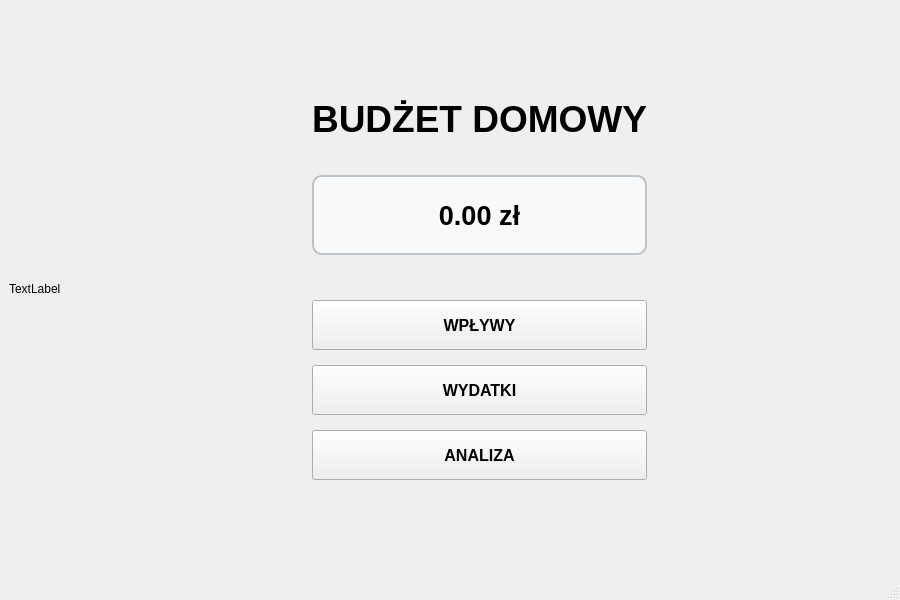
<?xml version="1.0" encoding="UTF-8"?>
<ui version="4.0">
 <class>MainWindow</class>
 <widget class="QMainWindow" name="MainWindow">
  <property name="geometry">
   <rect>
    <x>0</x>
    <y>0</y>
    <width>900</width>
    <height>600</height>
   </rect>
  </property>
  <property name="windowTitle">
   <string>Budżet Domowy</string>
  </property>
  <widget class="QWidget" name="centralwidget">
   <layout class="QHBoxLayout" name="horizontalLayout_main">
    <item>
     <widget class="QLabel" name="label_2">
      <property name="text">
       <string>TextLabel</string>
      </property>
     </widget>
    </item>
    <item>
     <spacer name="horizontalSpacer_left">
      <property name="orientation">
       <enum>Qt::Horizontal</enum>
      </property>
      <property name="sizeHint" stdset="0">
       <size>
        <width>0</width>
        <height>0</height>
       </size>
      </property>
     </spacer>
    </item>
    <item>
     <layout class="QVBoxLayout" name="mainVerticalLayout">
      <property name="spacing">
       <number>15</number>
      </property>
      <item>
       <spacer name="verticalSpacer_top">
        <property name="orientation">
         <enum>Qt::Vertical</enum>
        </property>
        <property name="sizeHint" stdset="0">
         <size>
          <width>0</width>
          <height>0</height>
         </size>
        </property>
       </spacer>
      </item>
      <item>
       <widget class="QLabel" name="label">
        <property name="font">
         <font>
          <pointsize>28</pointsize>
          <bold>true</bold>
         </font>
        </property>
        <property name="text">
         <string>BUDŻET DOMOWY</string>
        </property>
        <property name="alignment">
         <set>Qt::AlignCenter</set>
        </property>
       </widget>
      </item>
      <item>
       <spacer name="verticalSpacer_mid1">
        <property name="orientation">
         <enum>Qt::Vertical</enum>
        </property>
        <property name="sizeType">
         <enum>QSizePolicy::Fixed</enum>
        </property>
        <property name="sizeHint" stdset="0">
         <size>
          <width>20</width>
          <height>20</height>
         </size>
        </property>
       </spacer>
      </item>
      <item>
       <widget class="QLabel" name="labelBilans">
        <property name="minimumSize">
         <size>
          <width>300</width>
          <height>80</height>
         </size>
        </property>
        <property name="font">
         <font>
          <pointsize>20</pointsize>
          <bold>true</bold>
         </font>
        </property>
        <property name="styleSheet">
         <string notr="true">border: 2px solid #bdc3c7; border-radius: 10px; background-color: #f8f9fa; padding: 10px;</string>
        </property>
        <property name="text">
         <string>0.00 zł</string>
        </property>
        <property name="alignment">
         <set>Qt::AlignCenter</set>
        </property>
       </widget>
      </item>
      <item>
       <spacer name="verticalSpacer_mid2">
        <property name="orientation">
         <enum>Qt::Vertical</enum>
        </property>
        <property name="sizeType">
         <enum>QSizePolicy::Fixed</enum>
        </property>
        <property name="sizeHint" stdset="0">
         <size>
          <width>20</width>
          <height>30</height>
         </size>
        </property>
       </spacer>
      </item>
      <item>
       <widget class="QPushButton" name="wplywyBtn">
        <property name="minimumSize">
         <size>
          <width>300</width>
          <height>50</height>
         </size>
        </property>
        <property name="font">
         <font>
          <pointsize>12</pointsize>
          <bold>true</bold>
         </font>
        </property>
        <property name="cursor">
         <cursorShape>PointingHandCursor</cursorShape>
        </property>
        <property name="text">
         <string>WPŁYWY</string>
        </property>
       </widget>
      </item>
      <item>
       <widget class="QPushButton" name="wydatkiBtn">
        <property name="minimumSize">
         <size>
          <width>300</width>
          <height>50</height>
         </size>
        </property>
        <property name="font">
         <font>
          <pointsize>12</pointsize>
          <bold>true</bold>
         </font>
        </property>
        <property name="cursor">
         <cursorShape>PointingHandCursor</cursorShape>
        </property>
        <property name="text">
         <string>WYDATKI</string>
        </property>
       </widget>
      </item>
      <item>
       <widget class="QPushButton" name="analizaBtn">
        <property name="minimumSize">
         <size>
          <width>300</width>
          <height>50</height>
         </size>
        </property>
        <property name="font">
         <font>
          <pointsize>12</pointsize>
          <bold>true</bold>
         </font>
        </property>
        <property name="cursor">
         <cursorShape>PointingHandCursor</cursorShape>
        </property>
        <property name="text">
         <string>ANALIZA</string>
        </property>
       </widget>
      </item>
      <item>
       <spacer name="verticalSpacer_bottom">
        <property name="orientation">
         <enum>Qt::Vertical</enum>
        </property>
        <property name="sizeHint" stdset="0">
         <size>
          <width>0</width>
          <height>0</height>
         </size>
        </property>
       </spacer>
      </item>
     </layout>
    </item>
    <item>
     <spacer name="horizontalSpacer_right">
      <property name="orientation">
       <enum>Qt::Horizontal</enum>
      </property>
      <property name="sizeHint" stdset="0">
       <size>
        <width>0</width>
        <height>0</height>
       </size>
      </property>
     </spacer>
    </item>
   </layout>
  </widget>
  <widget class="QMenuBar" name="menubar">
   <property name="geometry">
    <rect>
     <x>0</x>
     <y>0</y>
     <width>900</width>
     <height>25</height>
    </rect>
   </property>
  </widget>
  <widget class="QStatusBar" name="statusbar"/>
 </widget>
 <resources/>
 <connections/>
</ui>
